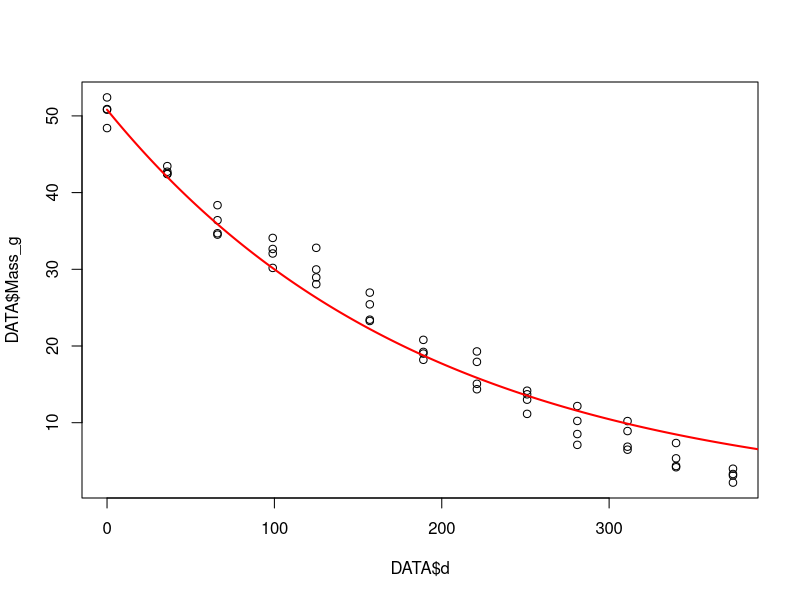

Reproduce this figure in R.
## ---- chunk 1
library("tidyverse")
## ---- chunk 2
DATA=read.table("data/schmidt-nut-data.txt",h=T)
head(DATA)
## ---- chunk 3
DATA<-DATA%>%filter(Plot == "C1")
unique(DATA$Plot)
## ---- chunk 4
xx <- seq(0,605, length=1500)
plot(DATA$Mass_g 
     ~ DATA$d)
y <- DATA$Mass_g
x <- DATA$d
fit <- nls(y ~ (50.81 * 2.718^(-k * x)), start=list(k=0.00001))
lines(xx, predict(fit, data.frame(x=xx)), col="red", lwd=2, lty=1)
summary(fit)
